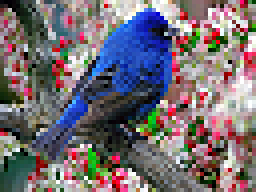
#> input picture tarea1/Imagenes/Bird_64x48.png, 64 x 48 px (shown 4 times larger)
$ jupyter execute --allow-errors 'Tarea1 y Tarea 2.ipynb'   (shell and % lines are left out)
#> lines starting #> are read from the running program, lines starting #| are printed output that depends on the picture
<h1 style="font-size:300%; background-color:powderblue; color:red; text-align:center; line-height : 60px;">
TAREA 1 </h1>

<ol style="font-size:120%; line-height : 35px;">
    <li>
        <h3>Estudiar e implementar (usar) las principales técnicas de interpolación:</h3>
        <ul>
            <li>Vecino más cercano.</li>
            <li>Bilineal.</li>
            <li>Bicubica.</li>
            <li>B-splines.</li>
       </ul>
    </li>
    <li>
        <h3>Evaluar el desempeño de las técnicas de interpolación implementadas</h3>
    </li>
    <li>
        <h3>Desarrollar una función para rotar de imágenes, cuyo parámetro de entrada sea el ángulo de rotación y cuya salida sea la imagen rotada y debidamente interpolada.</h3>
    </li>
</ol>

<h1 style="font-size:100%; background-color:rgba(70, 0, 700, 0.2); color:black; text-align:center; line-height : 30px;">
Visión de Máquina &#8212; F. Prieto </h1>

[cell 1]
#Importe de las librerías necesarias para el desarrollo de la actividad
import cv2
from IPython.display import Image
import numpy as np
from matplotlib import pyplot as plt
from tabulate import tabulate

[cell 2]
                                #Primer y Segundo Punto

#Imagenes para probar desempeño (misma imagen, con distintos tamaños)
img_small = cv2.imread('Imagenes/Bird_64x48.png',0)
#> img_small: shape (48, 64); min 0, max 255, mean 117.2
img_big = cv2.imread('Imagenes/Bird_1024x768.png',0)
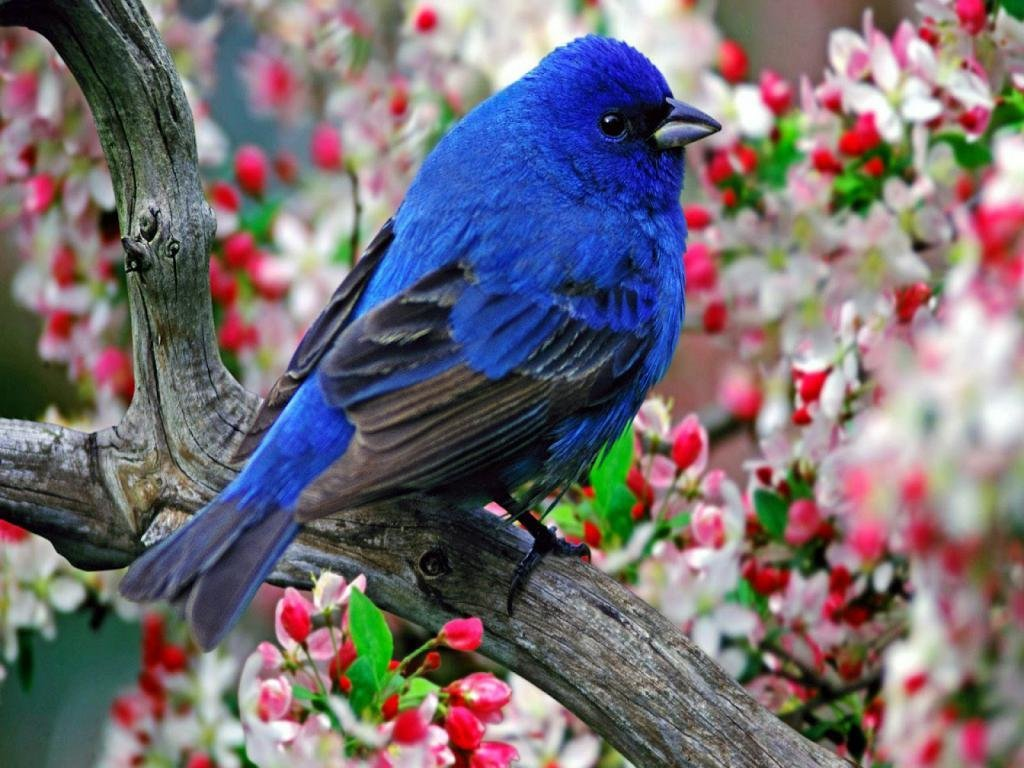
#> input picture tarea1/Imagenes/Bird_1024x768.png, 1024 x 768 px
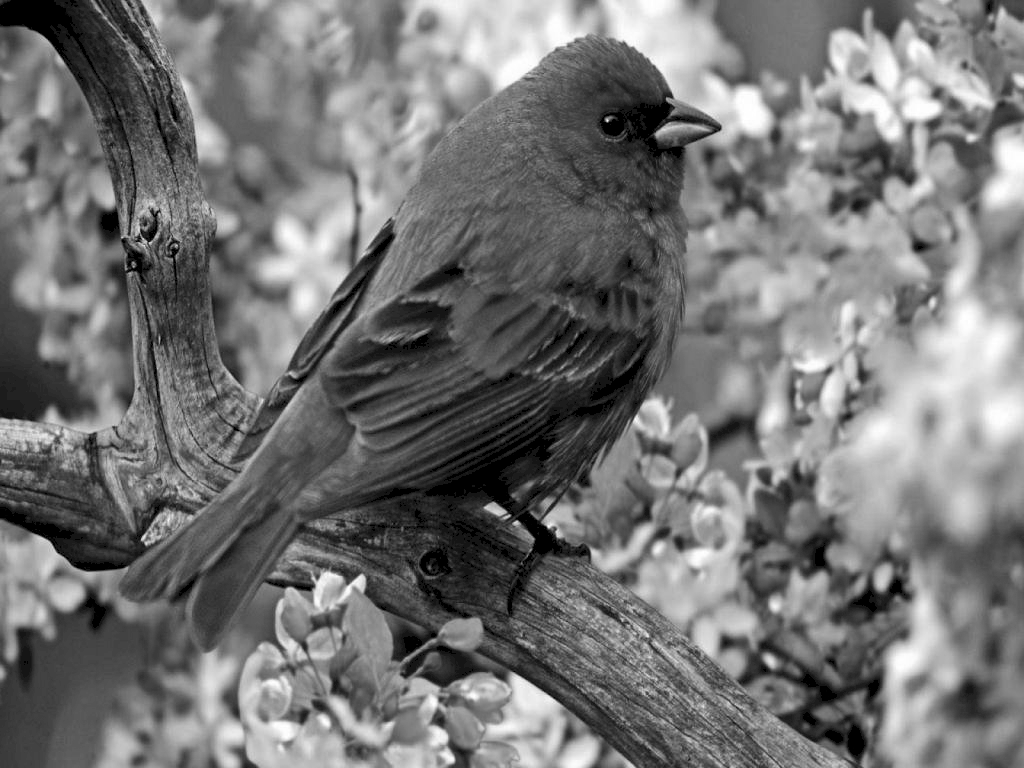
#> img_big: shape (768, 1024); min 0, max 255, mean 116.8
width, height = img_big.shape[:2]
#> width = 768; height = 1024
dsize = (height, width)
#> dsize = (1024, 768)
#Tecnicas a probar (se prueban cambiando el tamaño de la imagen pequeña, con la imagen grande, aplicando las distintas interpolaciónes que ofrece OpenCV; para luego comparar los diferentes resultados con la imagen original del mismo tamaño)
#INTER_NEAREST:
img_NEAREST = cv2.resize(img_small,dsize,interpolation=cv2.INTER_NEAREST)
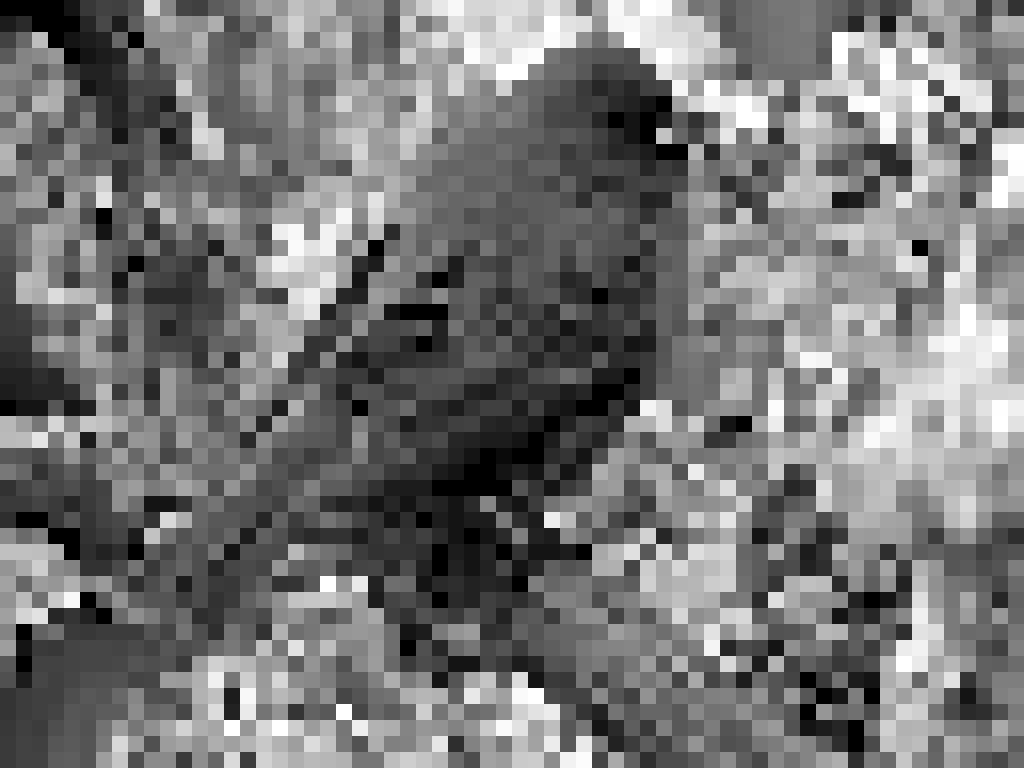
#> img_NEAREST: shape (768, 1024); min 0, max 255, mean 117.2
#INTER_LINEAR:
img_LINEAR = cv2.resize(img_small,dsize,interpolation=cv2.INTER_LINEAR)
#INTER_AREA:
img_AREA = cv2.resize(img_small,dsize,interpolation=cv2.INTER_AREA)
#INTER_CUBIC:
img_CUBIC = cv2.resize(img_small,dsize,interpolation=cv2.INTER_CUBIC)
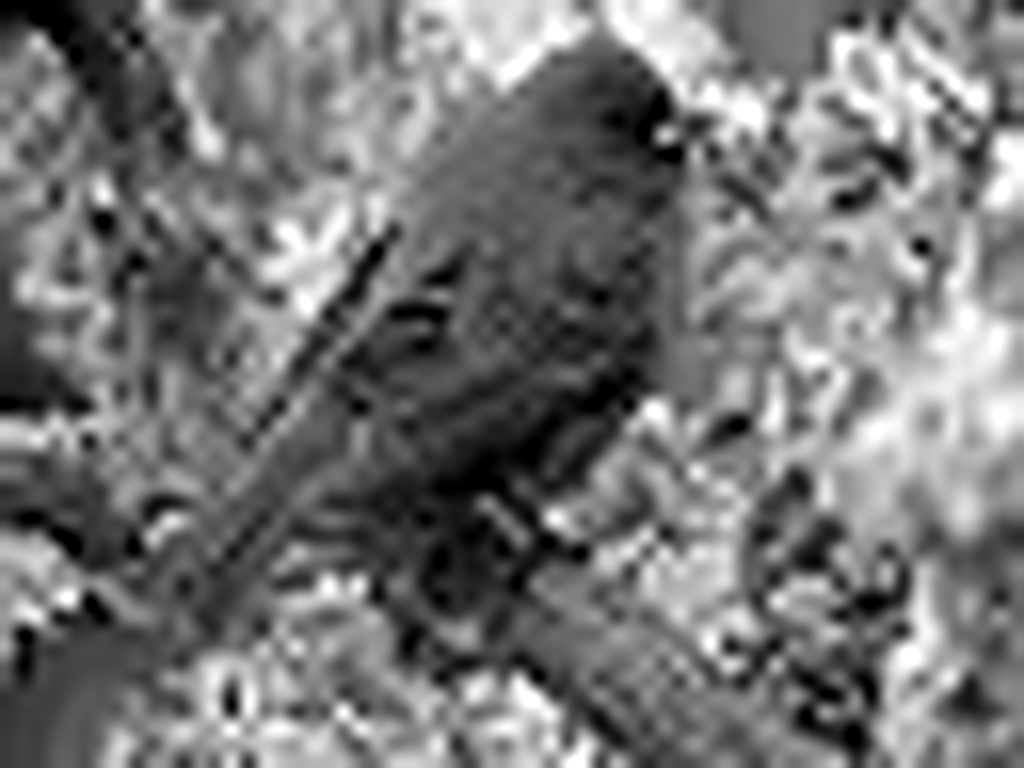
#> img_CUBIC: shape (768, 1024); min 0, max 255, mean 117.2
#INTER_LANCZOS4:
img_LANCZOS4 = cv2.resize(img_small,dsize,interpolation=cv2.INTER_LANCZOS4)

#Visualizacion resulatado
plt.figure(1)
#> (this line was passed over: IPython is not available in this run)
#> (the rest of this cell did not finish here and is left out)

[cell 3]
                                    # tercer punto
#Definición de la función para rotar una imagen, un angulo dado)
def rotImg(imagen, angulo):
    width, height = imagen.shape[:2]
    #usando trigonometría y las medidas de la imagen original, se definen dos nuevas medidas para que la imagen rotada pueda estar contenida (se suman 1 pixel a cada lado ya que al trabajar con senos y cosenos no siempre se dan direcciónes exactas, y al aproximarlas, puede dar coordenadas fuera de la frontera, estos pixeles extra aseguran que sin importar la aproximación, todos los nuevos puntos, estén dentro de la nueva imagen)
    width_=int(round(height*np.abs(np.sin(angulo*(np.pi/180)))+width*np.abs(np.cos(angulo*(np.pi/180)))))+2
    height_=int(round(height*np.abs(np.cos(angulo*(np.pi/180)))+width*np.abs(np.sin(angulo*(np.pi/180)))))+2
    img_rot = np.zeros((width_,height_),np.uint8)
    #para cada cuadrante hay una rotación diferente, que consta de la matriz de rotación para todos, y un offset diferente, para que la imagen no se vea cortada debido al cambio de posición del punto 0
    if angulo > 0 and angulo <= 90:
        for i in range(width):
            for j in range(height):
                w = int(round(i*np.cos(angulo*(np.pi/180))-j*np.sin(angulo*(np.pi/180))+height*np.sin(angulo*(np.pi/180))))
                h = int(round(i*np.sin(angulo*(np.pi/180))+j*np.cos(angulo*(np.pi/180))))
                temp=imagen[i,j]
                img_rot[w,h]=temp
    elif angulo > 90 and angulo <= 180:
        for i in range(width):
            for j in range(height):
                w = int(round(i*np.cos(angulo*(np.pi/180))-j*np.sin(angulo*(np.pi/180))))
                h = int(round(i*np.sin(angulo*(np.pi/180))+j*np.cos(angulo*(np.pi/180))-height*np.cos(angulo*(np.pi/180))))
                temp=imagen[i,j]
                img_rot[w,h]=temp
    elif angulo > 180 and angulo <= 270:
        for i in range(width):
            for j in range(height):
                w = int(round(i*np.cos(angulo*(np.pi/180))-j*np.sin(angulo*(np.pi/180))+height*np.sin(angulo*(np.pi/180))))
                h = int(round(i*np.sin(angulo*(np.pi/180))+j*np.cos(angulo*(np.pi/180))))
                temp=imagen[i,j]
                img_rot[w,h]=temp
    elif angulo > 270 and angulo <= 360:
        for i in range(width):
            for j in range(height):
                w = int(round(i*np.cos(angulo*(np.pi/180))-j*np.sin(angulo*(np.pi/180))))
                h = int(round(i*np.sin(angulo*(np.pi/180))+j*np.cos(angulo*(np.pi/180))-height*np.cos(angulo*(np.pi/180))))
                temp=imagen[i,j]
                img_rot[w,h]=temp


    #Visualizacion resulatado
    plt.figure(1)
    plt.subplot(121), plt.imshow(imagen, cmap='gray'), plt.title('Original')
    plt.subplot(122), plt.imshow(img_rot, cmap='gray'), plt.title('Rotada')

    # Adjust the subplot layout, because the logit one may take more space
    # than usual, due to labels
    plt.subplots_adjust(top=1.9, bottom=0.1, left=0.20, right=1.9, hspace=0.25, wspace=0.35)

    plt.show()

[cell 4]
#test de la función, con la imagen usada, para rotación en el primer cuadrante
img1 = cv2.imread('Imagenes/Flores.png',0)
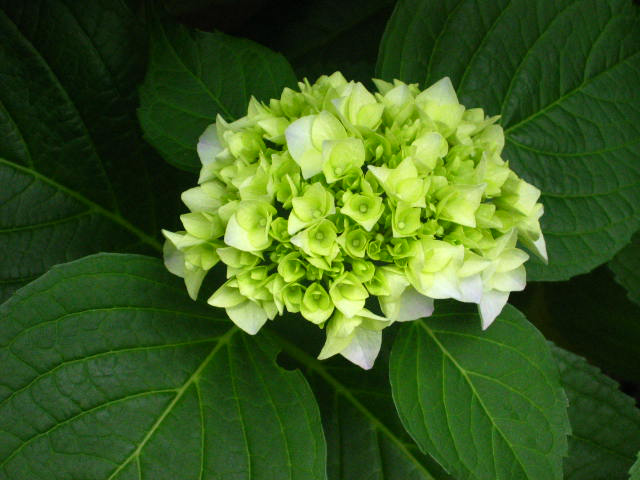
#> input picture tarea1/Imagenes/Flores.png, 640 x 480 px
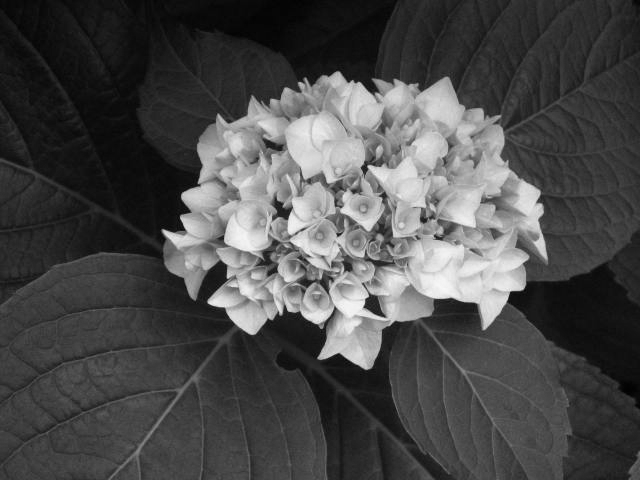
#> img1: shape (480, 640); min 1, max 247, mean 74.4
ang=45
rotImg(img1,ang)
#> after the loop in rotImg, `for i in range(width):`:
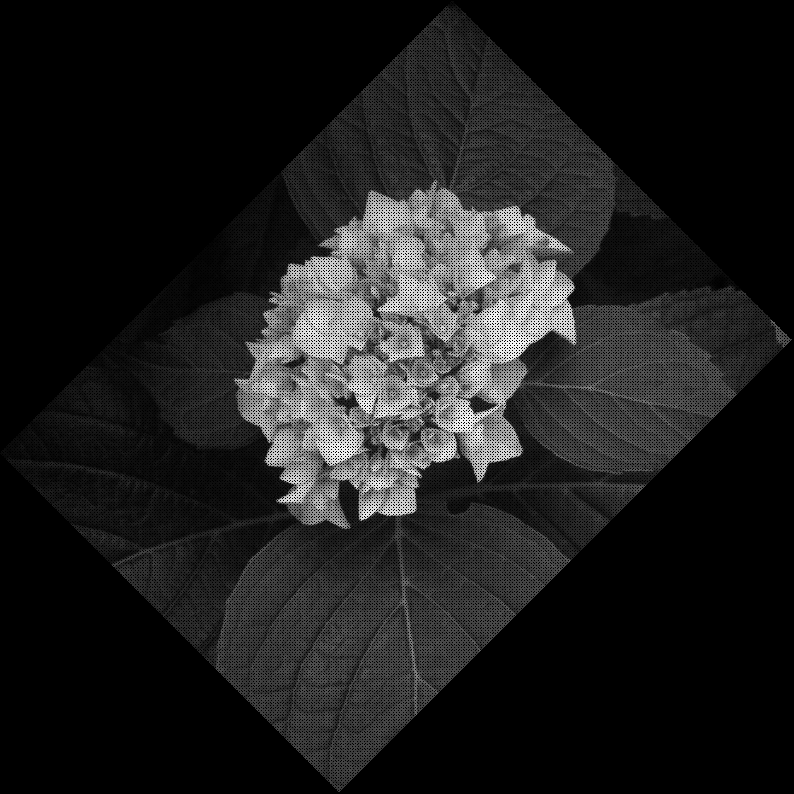
#> img_rot: shape (794, 794); min 0, max 247, mean 30
#> (the call stopped at in rotImg, `plt.subplot(121), plt.imshow(imagen, cmap='gray'), plt.title('Original')`: IPython is not available in this run)

[cell 5]
#test de la función, con la imagen usada, para rotación en el segundo cuadrante
img1 = cv2.imread('Imagenes/Flores.png',0)
ang=92
rotImg(img1,ang)
#> call 2 of rotImg, with angulo = 92
#> after the loop in rotImg (call 2), `for i in range(width):`:
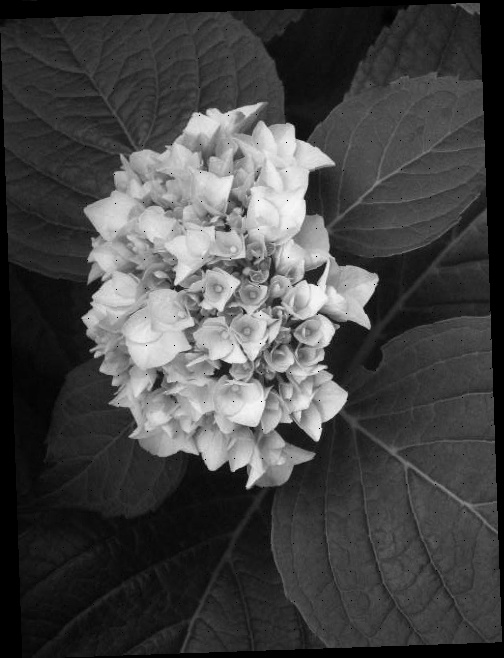
#> img_rot: shape (658, 504); min 0, max 247, mean 68.8
#> (the call stopped at in rotImg, `plt.subplot(121), plt.imshow(imagen, cmap='gray'), plt.title('Original')`: IPython is not available in this run)

[cell 6]
#test de la función, con la imagen usada, para rotación en el tercer cuadrante
img1 = cv2.imread('Imagenes/Flores.png',0)
ang=265
rotImg(img1,ang)
#> call 3 of rotImg, with angulo = 265
#> after the loop in rotImg (call 3), `for i in range(width):`:
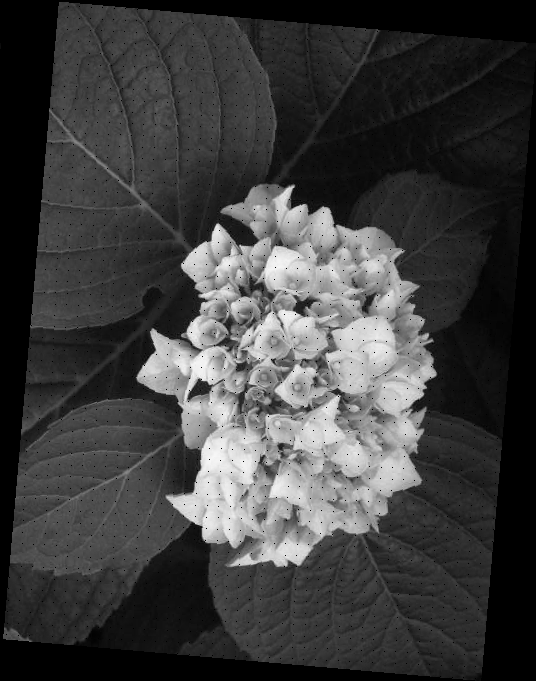
#> img_rot: shape (681, 536); min 0, max 247, mean 62.2
#> (the call stopped at in rotImg, `plt.subplot(121), plt.imshow(imagen, cmap='gray'), plt.title('Original')`: IPython is not available in this run)
